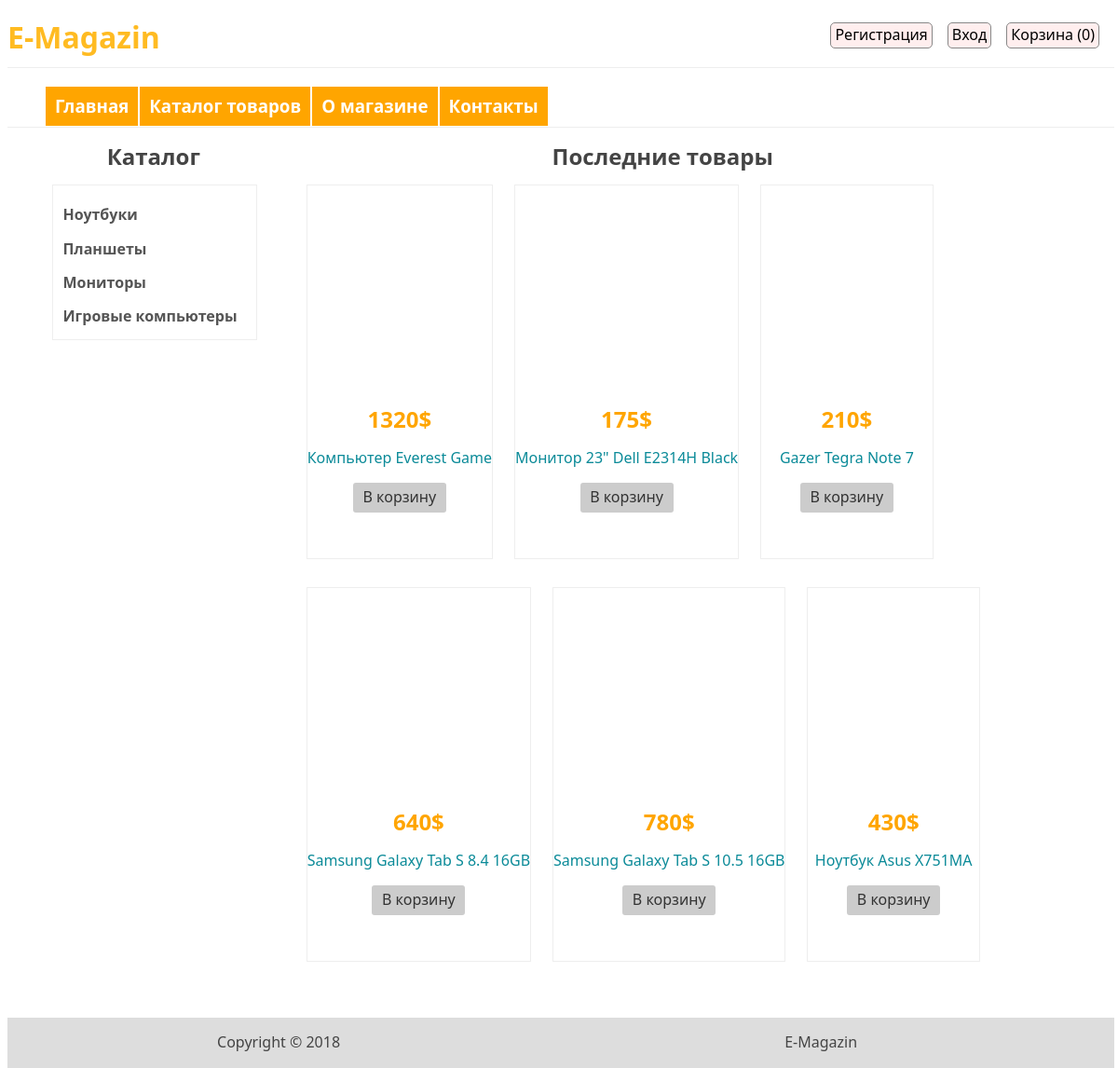
The page /MagazinSite/ on the database its author committed.
### tables this page shows
CREATE TABLE IF NOT EXISTS `category` (
  `id` int(11) NOT NULL AUTO_INCREMENT,
  `name` varchar(255) NOT NULL,
  `sort_order` int(11) NOT NULL DEFAULT '0',
  `status` int(11) NOT NULL DEFAULT '1',
  PRIMARY KEY (`id`)
);

CREATE TABLE IF NOT EXISTS `product` (
  `id` int(11) NOT NULL AUTO_INCREMENT,
  `name` varchar(255) NOT NULL,
  `category_id` int(11) NOT NULL,
  `code` int(11) NOT NULL,
  `price` int(11) NOT NULL,
  `availability` int(11) NOT NULL,
  `brand` varchar(255) NOT NULL,
  `description` text NOT NULL,
  `is_new` int(11) NOT NULL DEFAULT '0',
  `is_recommended` int(11) NOT NULL DEFAULT '0',
  `status` int(11) NOT NULL DEFAULT '1',
  PRIMARY KEY (`id`)
);

### MagazinSite/config/routes.php (called while the page is built)
<?php
return array(
    'product/([0-9]+)' => 'product/view/$1',
    'catalog/page-([0-9]+)' => 'catalog/index/$1',
    'catalog/' => 'catalog/index',
    'category/([0-9]+)/page-([0-9]+)' => 'catalog/category/$1/$2',
    'category/([0-9]+)' => 'catalog/category/$1',
    'cart/add/([0-9]+)' => 'cart/add/$1',
    'cart/addAjax/([0-9]+)' => 'cart/addAjax/$1',
    'cart/delete/([0-9]+)' => 'cart/delete/$1',
    'cart/checkout' => 'cart/checkout',
    'cart/deleteAll' => 'cart/deleteAll',
    'cart' => 'cart/index',
    'user/register' => 'user/register',
    'user/login' => 'user/login',
    'user/logout' => 'user/logout',
    'cabinet/edit' => 'cabinet/edit',
    'cabinet/orders' => 'cabinet/orders',
    'cabinet/order/view/([0-9]+)' => 'cabinet/viewOrder/$1',
    'cabinet' => 'cabinet/index',
    'admin/product/create' => 'adminProduct/create',
    'admin/product/update/([0-9]+)' => 'adminProduct/update/$1',
    'admin/product/delete/([0-9]+)' => 'adminProduct/delete/$1',
    'admin/product' => 'adminProduct/index',
    'admin/category/create' => 'adminCategory/create',
    'admin/category/update/([0-9]+)' => 'adminCategory/update/$1',
    'admin/category/delete/([0-9]+)' => 'adminCategory/delete/$1',
    'admin/category' => 'adminCategory/index',
    'admin/order/update/([0-9]+)' => 'adminOrder/update/$1',
    'admin/order/delete/([0-9]+)' => 'adminOrder/delete/$1',
    'admin/order/view/([0-9]+)' => 'adminOrder/view/$1',
    'admin/order' => 'adminOrder/index',
    'admin' => 'admin/index',
    'about' => 'site/about',
    'contacts' => 'site/contact',
    '' => 'site/index',
);

### MagazinSite/controllers/SiteController.php (called while the page is built, shortened)
<?php
include_once ROOT . '/models/Category.php';
include_once ROOT . '/models/Product.php';
class SiteController {
    public function actionIndex() {
        $categories = Category::getCategoriesList();
        $latestProducts = Product::getLatestProducts();
        require_once (ROOT . '/views/site/index.php');
        return true;
    }
}

### MagazinSite/index.php (called while the page is built, shortened)
<?php
require_once(ROOT.'/components/Autoload.php');
$router = new Router();
$router->run();

### MagazinSite/components/Autoload.php (called while the page is built, shortened)
<?php
spl_autoload_register(function ($class_name){
    $array_paths = array(
        '/models/',
        '/components/'
    );
    foreach ($array_paths as $path){
        $path = ROOT . $path .$class_name . '.php';
    }
});

### MagazinSite/components/Cart.php (called while the page is built, shortened)
<?php
class Cart {
    public static function countItems(){
        if(isset($_SESSION['products'])){
            $count = 0;
            foreach ($_SESSION['products'] as $id => $quantity){
                $count += $quantity;
            }
            return $count;
        } else {
            return 0;
        }
    }
}

### MagazinSite/models/User.php (called while the page is built, shortened)
<?php
class User {
    public static function isGuest() {
        return true;
    }
}

### MagazinSite/models/Category.php (called while the page is built, shortened)
<?php
class Category {
    public static function getCategoriesList(){
        $db= Db::getConnection();
        $categoryList = array();
        $sql = 'SELECT id, name FROM category '
                . 'ORDER BY sort_order ASC';
        $result = $db->query($sql);
        $i = 0;
        while($row = $result->fetch()){
            $categoryList[$i]['id'] = $row['id'];
            $categoryList[$i]['name'] = $row['name'];
            $i++;
        }
        return $categoryList;
    }
}

### MagazinSite/models/Product.php (called while the page is built, shortened)
<?php
class Product {
    public static function getLatestProducts($count = self::SHOW_BY_DEFAULT) {
        $db = Db::getConnection();
        $productList = array();
        $sql = 'SELECT id, name, price, is_new FROM product '
                . 'WHERE status = "1" '
                . 'ORDER BY id DESC '
                . 'LIMIT :count';
        $result = $db->prepare($sql);
        $result->bindParam(':count', $count, PDO::PARAM_INT);
        $result->setFetchMode(PDO::FETCH_ASSOC);
        $result->execute();
        $i = 0;
        while ($row = $result->fetch()) {
            $productList[$i]['id'] = $row['id'];
            $productList[$i]['name'] = $row['name'];
            $productList[$i]['price'] = $row['price'];
            $productList[$i]['is_new'] = $row['is_new'];
            $i++;
        }
        return $productList;
    }
}

### MagazinSite/views/site/index.php (the view, shortened to what this page needs)
<?php include ROOT . '/views/layouts/header.php'; ?>
<section>
    <div class="left-sidebar">
        <h2>Каталог</h2>
        <div class="category-panel">
            <?php foreach ($categories as $categoryItem): ?>
                <div class="category">
                    <h4>
                        <a href="/MagazinSite/category/<?php echo$categoryItem['id']; ?>">
                            <?php echo $categoryItem['name']; ?>
                        </a>
                    </h4>
                </div>
            <?php endforeach; ?>
        </div>
    </div>
    <div class="products">
        <h2>Последние товары</h2>
        <?php foreach ($latestProducts as $product): ?>
            <div class="single-products">
                <span class="product-img">
                </span>
                <h2><?php echo $product['price']; ?>$</h2>
                <p>
                    <a class="product-link" href="/MagazinSite/product/<?php echo $product['id']; ?>">
                        <?php echo $product['name']; ?>
                    </a>
                </p>
                <a href="#" data-id="<?php echo $product['id']; ?>" class="add-to-cart">В корзину</a>
            </div>
        <?php endforeach; ?>
    </div>
</section>
<?php include ROOT . '/views/layouts/footer.php'; ?>

### MagazinSite/components/Router.php (shortened to what this page needs)
<?php
class Router {
    private  $routes;
    public function __construct() {
        $routesPath = ROOT.'/config/routes.php';
        $this->routes = include($routesPath);
    }
    private function getURI(){
         if (!empty($_SERVER['REQUEST_URI'])){
             return substr($_SERVER['REQUEST_URI'], strlen('/MagazinSite/'));
        }
    }
    public function run(){
        $uri = $this->getURI();
        foreach ($this->routes as $uriPattern => $path){
            if(preg_match("~$uriPattern~", $uri)){
                $internalRoute = preg_replace("~$uriPattern~", $path, $uri);
                $segments = explode('/', $internalRoute);
                $controllerName = array_shift($segments).'Controller';
                $actionName = 'action'.ucfirst(array_shift($segments));
                $parameters = $segments;
                $controllerObject = new $controllerName;
                $result = call_user_func_array(array($controllerObject, $actionName), $parameters);
                if($result != null){
                    break;
                }
            }
        }
    }
}

### MagazinSite/views/layouts/header.php (shortened to what this page needs)
<!DOCTYPE html>
<html lang="en">
    <head>
        <link href="/MagazinSite/template/css/style.css" rel="stylesheet">
    </head>
    <body>
        <header id="header">
            <div class="header-top">
                <div class="logo">
                    <a href="/MagazinSite/"><h1>E-Magazin</h1></a>
                </div>
                <div class="shop-menu">
                    <ul class="navbar">
                        <li><a href="/MagazinSite/cart"> Корзина
                                <span id="cart-count">(<?php echo Cart::countItems(); ?>)</span>
                            </a></li>
                        <?php if (User::isGuest()): ?>
                            <li><a href="/MagazinSite/user/login/"> Вход</a></li>
                            <li><a href="/MagazinSite/user/register/"> Регистрация</a></li>
                        <?php else: ?>
                            <li><a href="/MagazinSite/cabinet/"> Аккаунт</a></li>
                            <li><a href="/MagazinSite/user/logout/"> Выход</a></li>
                        <?php endif; ?>
                    </ul>
                </div>
            </div>
            <div class="header-bottom">
                <div class="mainmenu">
                    <ul class="navbar-row">
                        <li><h3><a href="/MagazinSite/">Главная</a></h3></li>
                        <li><h3><a href="/MagazinSite/catalog/">Каталог товаров</a></h3></li>
                        <li><h3><a href="/MagazinSite/about/">О магазине</a></h3></li>
                        <li><h3><a href="/MagazinSite/contacts/">Контакты</a></h3></li>
                    </ul>
                </div>
            </div>
        </header>

### MagazinSite/views/layouts/footer.php
<footer id="footer">
    <p class="fut-left">Copyright © 2018</p>
    <p class="fut-right">E-Magazin</p>
</footer>
</body>
</html>

### MagazinSite/template/css/style.css (style rules this page uses)
html { height: 100%; width: 99%; }
body { width: 100%; height: 100%; color: #444; font-size: 1em; font-family: "Segoe UI", sans-serif; line-height: 135%; }
a { color: #555; text-decoration: none; transition: all.6s ease; -moz-transition: all.6s ease; -webkit-transition: all.6s ease; -ms-transition: all.6s ease; }
li { list-style-type: none; }
#header { border-bottom: 1px solid #eee; display: block; float: left; width: 100%; }
.logo { float: left; }
.logo a { color: #fb2; }
.shop-menu { width: 60%; float: right; }
.header-top { width: 100%; float: left; border-bottom: 1px solid #eee; }
.shop-menu ul li a { float: right; margin-right: 1em; margin-bottom: 1em; color: black; border: 1px solid #888; background-color: #fee; padding: 2px 4px; border-radius: 5px; }
.header-bottom { float: left; width: 100%; }
.mainmenu ul li a { float:left; border: 1px solid white; background-color: orange; }
.mainmenu ul li a { padding: 10px; color: white; }
section { margin-left: 4%; width: 92%; }
.left-sidebar { float: left; width: 20%; }
.left-sidebar h2 { text-align: center; }
.category-panel { width: 100%; display: block; float: left; border: 1px solid #eee; }
.category { display: block; margin-bottom: 20px; height: 15px; width: 100%; text-align: left; margin-left: 5%; }
.products { margin-left: 5%; float: left; width: 70%; }
.products h2 { text-align: center; }
.single-products { display: block; margin-right: 3%; margin-bottom: 30px; min-width: 24%; max-width: 265px; height: 400px; float:left; border: 1px solid #eee; }
.product-img { float: left; display: block; width: 100%; height: 60%; }
.single-products h2 { color: orange; text-align: center; }
.single-products p { color: #444; text-align: center; }
.add-to-cart { display: block; color: #333; text-align: center; background-color: #ccc; border-radius: 3px; padding: 5px; width: 90px; margin-left: auto; margin-right: auto; margin-bottom: 10px; }
.product-link { color: #0a8a98; }
#footer { margin-top: 30px; background-color: #ddd; width: 100%; float: left; }
#footer p { float: left; width: 49%; text-align: center; }

### rows shown on the page
category: name "Ноутбуки"
category: name "Планшеты"
category: name "Мониторы"
category: name "Игровые компьютеры"
product: price "1320", name "Компьютер Everest Game"
product: price "175", name "Монитор 23\" Dell E2314H Black"
product: price "210", name "Gazer Tegra Note 7"
product: price "640", name "Samsung Galaxy Tab S 8.4 16GB"
product: price "780", name "Samsung Galaxy Tab S 10.5 16GB"
product: price "430", name "Ноутбук Asus X751MA"
